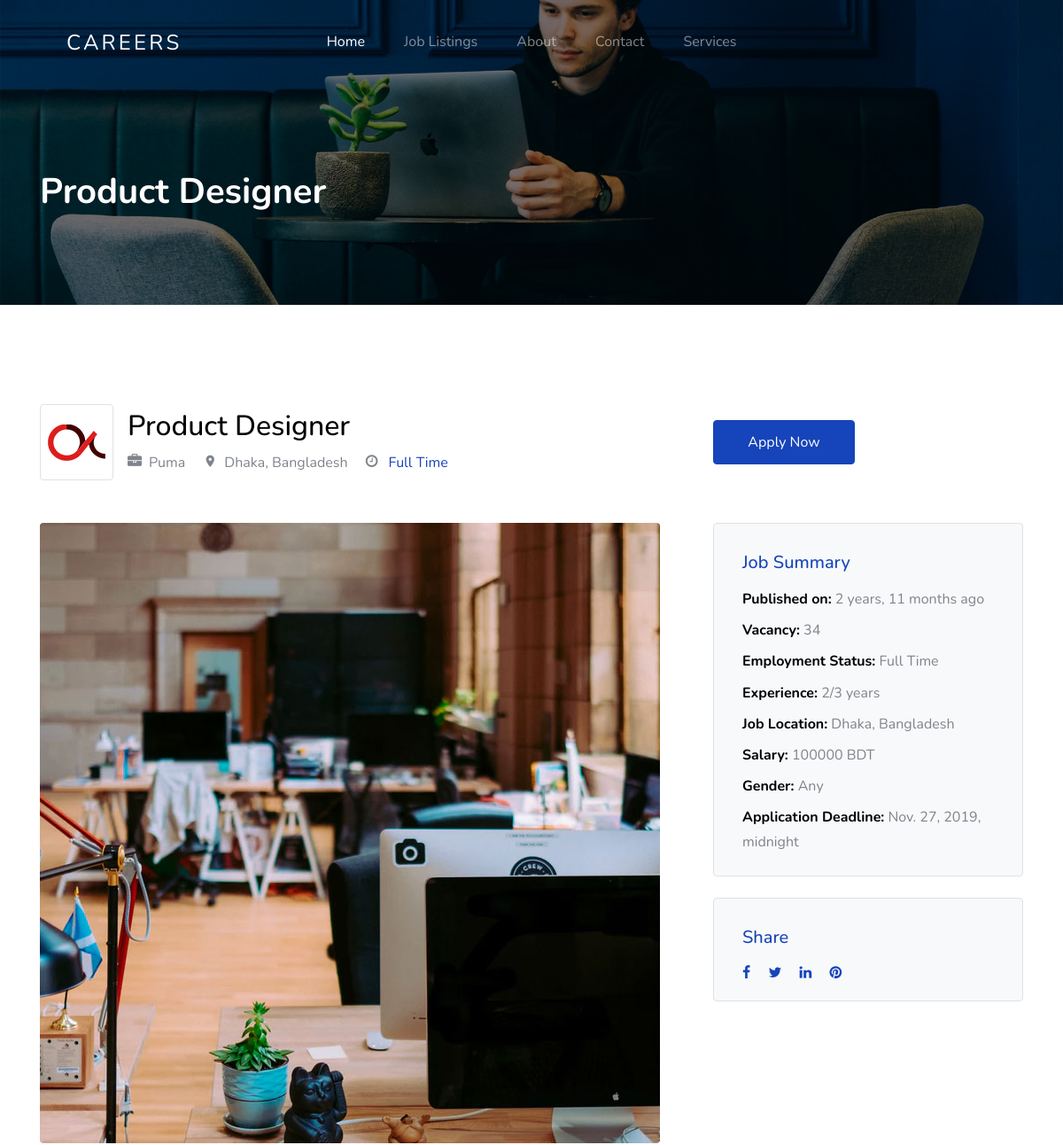
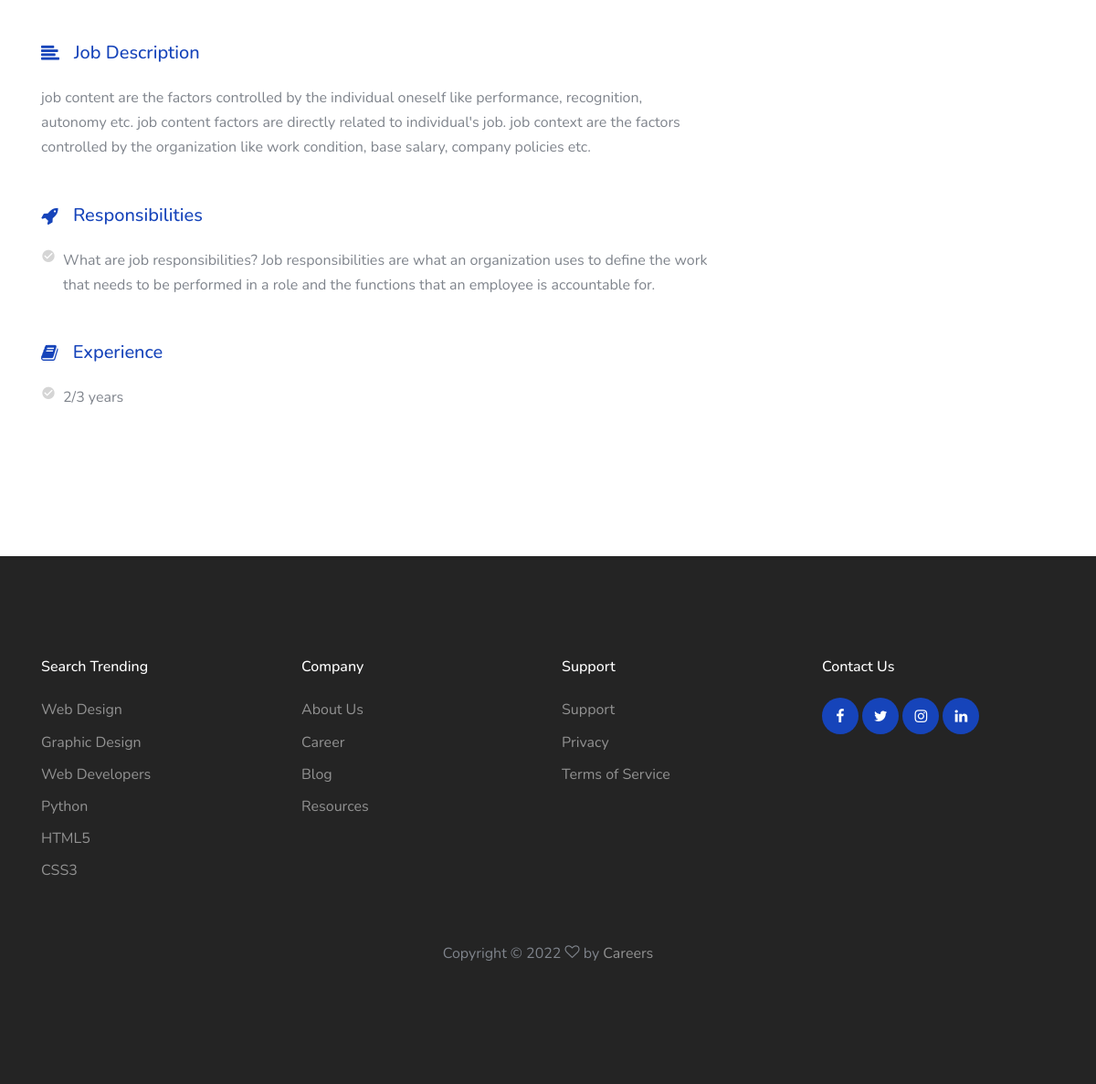
Screenshot of /jobs/job-single/7/ with the database file from the repository (2 pictures, top to bottom).
### jobs/models.py (models this page shows, shortened)
class JobListing(models.Model):
    user = models.ForeignKey(settings.AUTH_USER_MODEL, on_delete=models.CASCADE,
                             null=True, editable=False, blank=True)
    title = models.CharField(max_length=100)
    company_name = models.CharField(max_length=200)
    employment_status = models.CharField(choices=JOB_TYPE, max_length=10)
    vacancy = models.CharField(max_length=10, null=True)
    gender = models.CharField(choices=GENDER, max_length=30, null=True)
    category = models.CharField(choices=CATEGORY, max_length=30)
    description = models.TextField()
    responsibilities = models.TextField()
    experience = models.CharField(max_length=100)
    job_location = models.CharField(max_length=120)
    Salary = models.CharField(max_length=100, null=True, blank=True)
    image = models.ImageField(blank=True, upload_to='media', null=True)
    application_deadline = models.DateTimeField()
    published_on = models.DateTimeField(default=timezone.now)

### jobs/views.py (the view)
# urls.py: path('job-single/<int:id>/', job_single, name='job-single'),
def job_single(request, id):
    job_query = get_object_or_404(JobListing, id=id)
    context = {
        'q': job_query,
    }
    return render(request, "jobs/job_single.html", context)

### templates/jobs/job_single.html
{% extends 'base.html' %}
{% load static %}
{% block content %}
    <section class="section-hero overlay inner-page bg-image"
             style="background-image: url('{% static 'images/hero_1.jpg' %}');"
             id="home-section">
        <div class="container">
            <div class="row">
                <div class="col-md-7">
                    <h1 class="text-white font-weight-bold">{{ q.title }}</h1>
                </div>
            </div>
        </div>
    </section>
    <section class="site-section">
        <div class="container">
            <div class="row align-items-center mb-5">
                <div class="col-lg-8 mb-4 mb-lg-0">
                    <div class="d-flex align-items-center">
                        <div class="border p-2 d-inline-block mr-3 rounded">
                            <img src="{% static 'images/featured-listing-2.jpg' %}"
                                 alt="Free Website Template By Free-Template.co">
                        </div>
                        <div>
                            <h2>{{ q.title }}</h2>
                            <div>
                                <span class="ml-0 mr-2 mb-2"><span
                                        class="icon-briefcase mr-2"></span>{{ q.company_name }}</span>
                                <span class="m-2"><span class="icon-room mr-2"></span>{{ q.job_location }}</span>
                                <span class="m-2"><span class="icon-clock-o mr-2"></span><span
                                        class="text-primary"> {{ q.employment_status }}
                      </span></span>
                            </div>
                        </div>
                    </div>
                </div>
                <div class="col-lg-4">
                    <div class="row">
                        <div class="col-6">
                            <a href="{% url 'jobs:apply' %}" class="btn btn-block btn-primary btn-md">Apply Now</a>
                        </div>
                    </div>
                </div>
            </div>
            <div class="row">
                <div class="col-lg-8">
                    <div class="mb-5">
                        <figure class="mb-5"><img src="{% static 'images/sq_img_3.jpg' %}"
                                                  alt="Free Website Template by Free-Template.co"
                                                  class="img-fluid rounded"></figure>
                        <h3 class="h5 d-flex align-items-center mb-4 text-primary"><span
                                class="icon-align-left mr-3"></span>Job
                            Description</h3>
                        <p>{{ q.description }}</p>
                    </div>
                    <div class="mb-5">
                        <h3 class="h5 d-flex align-items-center mb-4 text-primary"><span
                                class="icon-rocket mr-3"></span>Responsibilities</h3>
                        <ul class="list-unstyled m-0 p-0">
                            <li class="d-flex align-items-start mb-2"><span
                                    class="icon-check_circle mr-2 text-muted"></span><span>{{ q.responsibilities }}</span>
                            </li>
                        </ul>
                    </div>
                    <div class="mb-5">
                        <h3 class="h5 d-flex align-items-center mb-4 text-primary"><span class="icon-book mr-3"></span>Experience
                        </h3>
                        <ul class="list-unstyled m-0 p-0">
                            <li class="d-flex align-items-start mb-2"><span
                                    class="icon-check_circle mr-2 text-muted"></span><span>{{ q.experience }}</span>
                            </li>
                        </ul>
                    </div>
                </div>
                <div class="col-lg-4">
                    <div class="bg-light p-3 border rounded mb-4">
                        <h3 class="text-primary  mt-3 h5 pl-3 mb-3 ">Job Summary</h3>
                        <ul class="list-unstyled pl-3 mb-0">
                            <li class="mb-2"><strong class="text-black">Published
                                on:</strong> {{ q.published_on|timesince }} ago
                            </li>
                            <li class="mb-2"><strong class="text-black">Vacancy:</strong> {{ q.vacancy }}</li>
                            <li class="mb-2"><strong class="text-black">Employment
                                Status:</strong> {{ q.employment_status }}</li>
                            <li class="mb-2"><strong class="text-black">Experience:</strong> {{ q.experience }}</li>
                            <li class="mb-2"><strong class="text-black">Job Location:</strong> {{ q.job_location }}</li>
                            <li class="mb-2"><strong class="text-black">Salary:</strong> {{ q.Salary }}</li>
                            <li class="mb-2"><strong class="text-black">Gender:</strong> {{ q.gender }}</li>
                            <li class="mb-2"><strong class="text-black">Application
                                Deadline:</strong> {{ q.application_deadline }}</li>
                        </ul>
                    </div>
                    <div class="bg-light p-3 border rounded">
                        <h3 class="text-primary  mt-3 h5 pl-3 mb-3 ">Share</h3>
                        <div class="px-3">
                            <a href="#" class="pt-3 pb-3 pr-3 pl-0"><span class="icon-facebook"></span></a>
                            <a href="#" class="pt-3 pb-3 pr-3 pl-0"><span class="icon-twitter"></span></a>
                            <a href="#" class="pt-3 pb-3 pr-3 pl-0"><span class="icon-linkedin"></span></a>
                            <a href="#" class="pt-3 pb-3 pr-3 pl-0"><span class="icon-pinterest"></span></a>
                        </div>
                    </div>
                </div>
            </div>
        </div>
    </section>
{% endblock %}

### static/css/style.css (style rules this page uses)
body { font-weight: 400; font-size: 1rem; line-height: 1.7; position: relative; }
body:after { content: ""; position: absolute; top: 0; left: 0; right: 0; bottom: 0; background: rgba(0, 0, 0, 0.7); z-index: 100; opacity: 0; visibility: hidden; -webkit-transition: .3s all ease; -o-transition: .3s all ease; transition: .3s all ease; }
h1, h2, h3, h4 { color: #000; }
.site-section { padding-top: 7rem; padding-bottom: 7rem; position: relative; z-index: 2; }
.text-black { color: #000 !important; }
.bg-image { background-size: cover; background-position: center center; background-repeat: no-repeat; }
.text-muted { color: #d5d5d5 !important; }
.section-hero, .section-hero > .container > .row { height: 100vh; min-height: 900px; }
.section-hero.inner-page, .section-hero.inner-page > .container > .row { height: auto; min-height: auto; padding-top: 6em; padding-bottom: 3em; }
.section-hero.overlay, .section-hero.overlay-2 { position: relative; }
.section-hero.overlay:before, .section-hero.overlay-2:before { z-index: 1; position: absolute; content: ""; top: 0; left: 0; right: 0; bottom: 0; background: rgba(0, 0, 0, 0.5); }
.section-hero > .container { z-index: 2; position: relative; }
.btn:after, .btn:before { display: none; }
.btn.btn-primary { color: #fff; }
.btn-md { padding: 12px 20px; }

### rows the page displays
JobListing: title "Product Designer", company_name "Puma", job_location "Dhaka, Bangladesh", employment_status "Full Time", description "job content are the factors controlled by the individual oneself like performance, recognition, autonomy etc. job content factors are directly related to individual's job. job context are the factors controlled by the organization like work condition, base salary, company policies etc.", responsibilities "What are job responsibilities? Job responsibilities are what an organization uses to define the work that needs to be performed in a role and the functions that an employee is accountable for.", experience "2/3 years", published_on "2 years, 11 months", vacancy "34", Salary "100000 BDT", gender "Any", application_deadline "Nov. 27, 2019, midnight"
